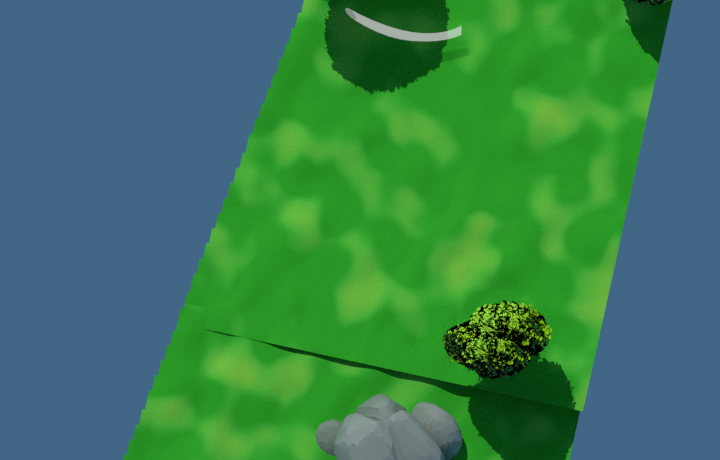
#> input picture probe/view_groundtop.png, 720 x 460 px, found by its file name
$ python compare_ground.py
#> lines starting #> are read from the running program, lines starting #| are printed output that depends on the picture; after the words box and inside, x2 and y2 are one past the last pixel; in counts of white or black regions, pixels touching at a corner belong together
### .github/ground_stats.py
"""Ground colour statistics for a PNG, used to compare the game against the
reference Blender renders.

Ground pixels are picked out by "green dominant" (the reference scene's ground
is a pure green ramp, and so is ours), then described by the numbers that matter
when matching a look:

  * hue / saturation / value of the *sunlit* ground (the upper percentiles of
    value, so trees' shadows on the ground do not drag the average down),
  * patch contrast — p90 / p10 of the value of sunlit ground. This is the
    amplitude of the Musgrave → ColorRamp mottling: 1.0 means a flat wash,
    2.0 means the light patches are twice as bright as the dark ones.
  * the same at the scale of the blend's ~4 m patches, measured by blurring the
    sunlit ground and taking its p90 / p10, which removes fine noise and leaves
    the broad blobs the reference is famous for.

Usage: python3 .github/ground_stats.py <png> [<png> ...]   (JSON to stdout)
"""

import colorsys
import json
import sys

import numpy as np
from PIL import Image, ImageFilter


def stats_for(path):
    im = Image.open(path).convert("RGB")
    a = np.asarray(im).astype(np.float32) / 255.0
    r, g, b = a[..., 0], a[..., 1], a[..., 2]

    # green-dominant, bright enough to be lit surface
    mx = np.maximum(np.maximum(r, g), b)
    mask = (g >= mx * 0.98) & (g > r * 1.02) & (g > b * 1.05) & (mx > 0.06)
    if mask.sum() < 500:
        return {"file": path, "ground_px": int(mask.sum()), "note": "too few ground pixels"}

    # HSV of sunlit ground (upper half of the value range)
    vals = mx[mask]
    v_thr = np.percentile(vals, 55)
    bright = mask & (mx >= v_thr)
    hsv = np.array(
        [
            colorsys.rgb_to_hsv(*px)
            for px in a[bright][:: max(1, bright.sum() // 4000)]
        ]
    )
    # hue circular stats around green (~0.333)
    hue = hsv[:, 0]
    hue_dev = (hue - 1 / 3 + 0.5) % 1.0 - 0.5
    hue_deg = 120.0 + float(np.mean(hue_dev)) * 360.0

    lum = 0.299 * r + 0.587 * g + 0.114 * b

    def contrast(m):
        x = lum[m]
        p10, p50, p90 = np.percentile(x, [10, 50, 90])
        return {
            "p10": round(float(p10), 4),
            "p50": round(float(p50), 4),
            "p90": round(float(p90), 4),
            "spread": round(float(p90 / max(p10, 1e-4)), 3),
            "cv": round(float(x.std() / max(x.mean(), 1e-4)), 3),
        }

    # broad mottling: blur away fine detail, keep the blobs
    blurred = np.asarray(im.filter(ImageFilter.GaussianBlur(9))).astype(np.float32) / 255.0
    blum = 0.299 * blurred[..., 0] + 0.587 * blurred[..., 1] + 0.114 * blurred[..., 2]

    lit = a[bright]
    return {
        "file": path,
        "ground_px": int(mask.sum()),
        "share_of_frame": round(float(mask.mean()), 3),
        "rgb_mean_lit": [round(float(v) * 255, 1) for v in lit.mean(axis=0)],
        "hsv_lit": {
            "hue_deg": round(hue_deg, 1),
            "sat": round(float(np.mean(hsv[:, 1])), 3),
            "val": round(float(np.mean(hsv[:, 2])), 3),
        },
        "contrast_fine": contrast(mask),
        "contrast_blobs": contrast(bright & (blum > 0.02)),
    }


def main():
    out = [stats_for(p) for p in sys.argv[1:]]
    print(json.dumps(out, indent=1))


# [2 lines that do not run on import are left out]

### .github/compare_ground.py
"""Compare the game's ground against the reference blend's ground.

The reference numbers come from the blend itself — the probe renders it with
Cycles (probe/view_groundtop.png, view_iso.png, view_close.png) — and the game's
come from the ground swatches the shot harness takes with every prop hidden
(probe/shots/ground-<district>-near.png / -far.png). Both sides are masked to
green-dominant, sunlit pixels by `ground_stats.py`, so they are comparable:

    hue        where the green sits between yellow (60°) and cyan (180°)
    sat        how green it is
    value      how bright it renders
    blobs      p90/p10 of the blurred lit ground = the mottling amplitude
               (1.0 = flat wash, 1.26 = the reference's soft patches)
    fine       p90/p10 of the unblurred lit ground = how much grain it carries

Swatches are paired with the reference view taken the same way: the near
swatch (straight down) against the reference's top-down view, the far swatch
(walking eye-line) against the reference's perspective views.

Usage: python3 .github/compare_ground.py [probeDir] [shotsDir]
"""

import glob
import json
import os
import sys

sys.path.insert(0, os.path.dirname(os.path.abspath(__file__)))
from ground_stats import stats_for  # noqa: E402

TOPDOWN_REF = "view_groundtop.png"
PERSPECTIVE_REFS = ["view_iso.png", "view_close.png"]


def load(paths):
    rows = [stats_for(p) for p in paths if os.path.exists(p)]
#> in stats_for, im is the input picture: PIL image 720x460 RGB; mean R, G, B 57, 124.5, 82.5
#> in stats_for, `mask = (g >= mx * 0.98) & (g > r * 1.02) & (g > b * 1.05) & (mx > 0.06)`:
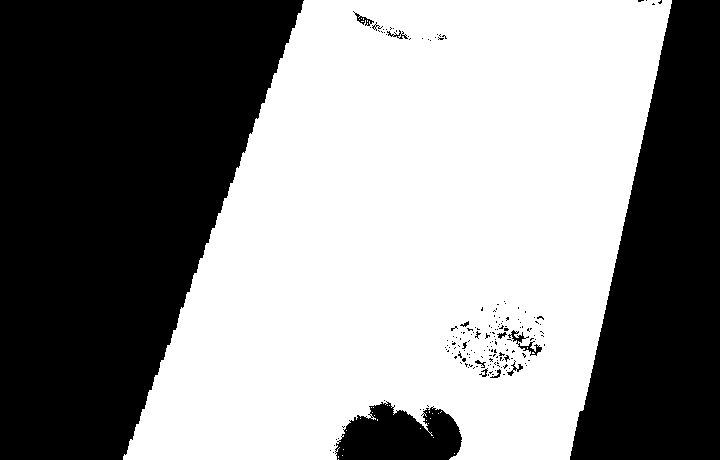
#> mask: shape (460, 720) bool; 54.8% white; 174 black regions (161 under 20 px), largest, box (x1, y1, x2, y2) and area: (0, 0, 304, 460) 98103, (570, 0, 720, 460) 44907, (335, 401, 462, 460) 5413
#> in stats_for, `v_thr = np.percentile(vals, 55)`: v_thr = 0.588
#> in stats_for, `bright = mask & (mx >= v_thr)`: bright: shape (460, 720) bool; 27.1% white; 2287 white regions (2252 under 20 px), largest, box (x1, y1, x2, y2) and area: (176, 6, 655, 411) 59549, (136, 313, 326, 460) 13535, (398, 0, 575, 88) 5996
#> in stats_for, `hue = hsv[:, 0]`: hue = 4076 values, max 0.411 at index 3813, min 0.21 at index 3278, mean 0.314
#> in stats_for, `hue_dev = (hue - 1 / 3 + 0.5) % 1.0 - 0.5`: hue_dev = 4076 values, max 0.0778 at index 3813, min -0.123 at index 3278, mean -0.0195
#> in stats_for, `hue_deg = 120.0 + float(np.mean(hue_dev)) * 360.0`: hue_deg = 113
#> in contrast, `p10, p50, p90 = np.percentile(x, [10, 50, 90])`: p10 = 0.206; p50 = 0.412; p90 = 0.505
    return [r for r in rows if "hsv_lit" in r]


def mean(rows, key, sub=None):
    vals = []
    for r in rows:
        v = r.get(key)
        if sub is not None:
            v = (v or {}).get(sub)
        if isinstance(v, (int, float)):
            vals.append(float(v))
    return sum(vals) / len(vals) if vals else None


def profile(rows):
    chans = [[r["rgb_mean_lit"][c] for r in rows if "rgb_mean_lit" in r] for c in range(3)]
    rnd = lambda v, n=3: None if v is None else round(v, n)  # noqa: E731
    return {
        "hue_deg": rnd(mean(rows, "hsv_lit", "hue_deg"), 1),
        "sat": rnd(mean(rows, "hsv_lit", "sat")),
        "value": rnd(mean(rows, "hsv_lit", "val")),
        "blobs": rnd(mean(rows, "contrast_blobs", "spread")),
        "fine": rnd(mean(rows, "contrast_fine", "spread")),
        "rgb_lit": [rnd(sum(c) / len(c), 1) if c else None for c in chans],
        "samples": [r["file"] for r in rows],
    }


def delta(a, ref):
    if a is None or ref is None:
        return None
    return round(a - ref, 3)


def main():
    probe = sys.argv[1] if len(sys.argv) > 1 else "probe"
    shots = sys.argv[2] if len(sys.argv) > 2 else os.path.join(probe, "shots")

    ref_top = load([os.path.join(probe, TOPDOWN_REF)])
#> in load, `rows = [stats_for(p) for p in paths if os.path.exists(p)]`: rows = 1 item
    ref_persp = load([os.path.join(probe, f) for f in PERSPECTIVE_REFS])
#> call 2 of stats_for, with path = 'probe/view_iso.png'
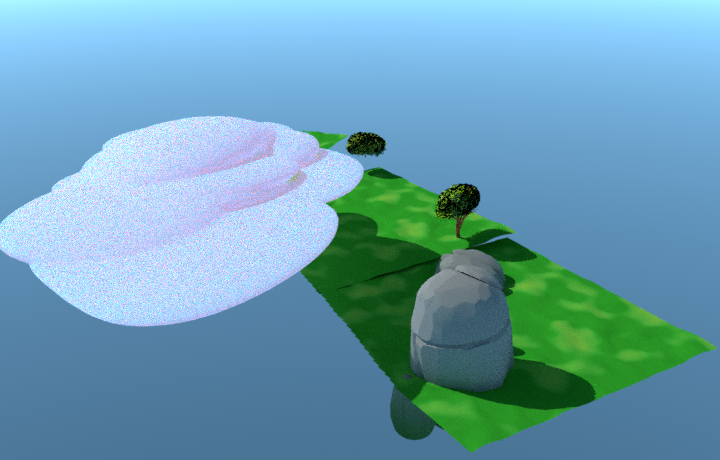
#> input picture probe/view_iso.png, 720 x 460 px, found by its file name
#> in stats_for, im is the input picture: PIL image 720x460 RGB; mean R, G, B 106.5, 159, 179.1
#> in stats_for (call 2), `mask = (g >= mx * 0.98) & (g > r * 1.02) & (g > b * 1.05) & (mx > 0.06)`: mask: shape (460, 720) bool; 14.7% white; 40 white regions (37 under 20 px), largest, box (x1, y1, x2, y2) and area: (300, 167, 717, 453) 47578, (346, 132, 386, 156) 545, (300, 130, 349, 149) 381
#> in stats_for (call 2), `v_thr = np.percentile(vals, 55)`: v_thr = 0.561
#> in stats_for (call 2), `bright = mask & (mx >= v_thr)`: bright: shape (460, 720) bool; 6.9% white; 132 white regions (125 under 20 px), largest, box (x1, y1, x2, y2) and area: (503, 249, 717, 399) 13222, (326, 172, 468, 255) 5128, (413, 390, 493, 452) 2409
#> in stats_for (call 2), `hue = hsv[:, 0]`: hue = 4585 values, max 0.484 at index 3711, min 0.218 at index 191, mean 0.321
#> in stats_for (call 2), `hue_dev = (hue - 1 / 3 + 0.5) % 1.0 - 0.5`: hue_dev = 4585 values, max 0.15 at index 3711, min -0.116 at index 191, mean -0.012
#> in stats_for (call 2), `hue_deg = 120.0 + float(np.mean(hue_dev)) * 360.0`: hue_deg = 115.7
#> in stats_for (call 2), `blum = 0.299 * blurred[..., 0] + 0.587 * blurred[..., 1] + 0.114 * blu..`:
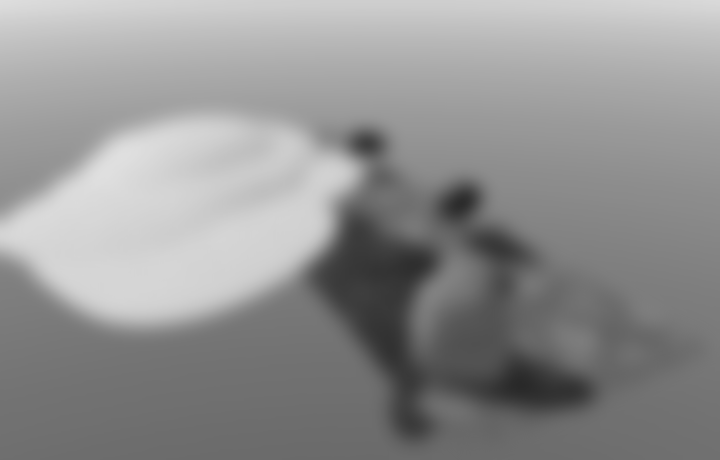
#> blum: shape (460, 720) float32; min 0.162, max 0.879, mean 0.571
#> call 3 of stats_for, with path = 'probe/view_close.png'
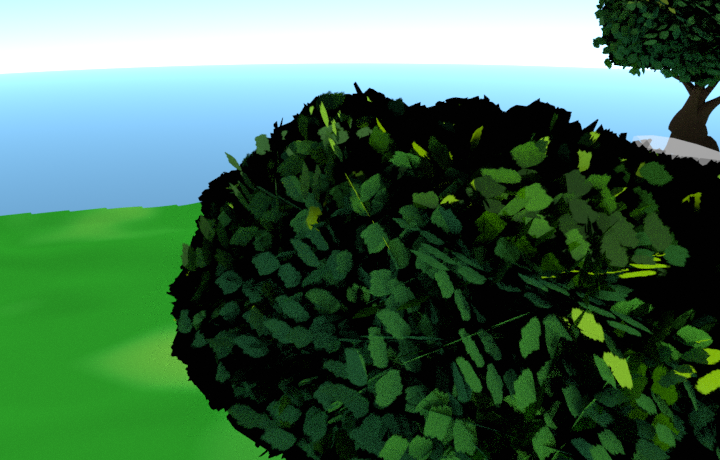
#> input picture probe/view_close.png, 720 x 460 px, found by its file name
#> in stats_for, im is the input picture: PIL image 720x460 RGB; mean R, G, B 69.5, 107.8, 84.1
#> in stats_for (call 3), `mask = (g >= mx * 0.98) & (g > r * 1.02) & (g > b * 1.05) & (mx > 0.06)`:
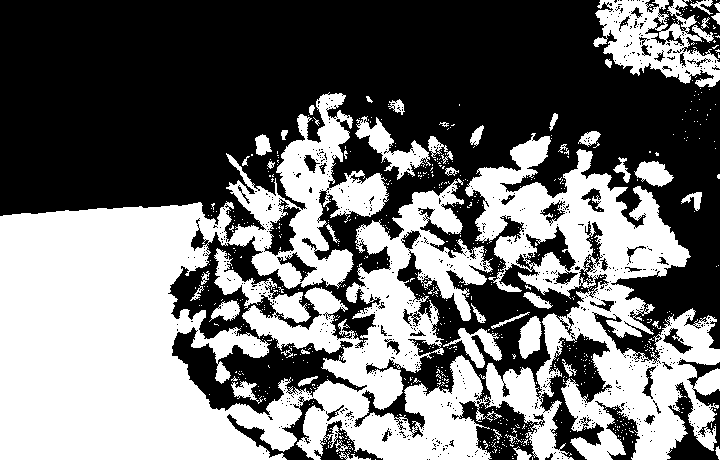
#> mask: shape (460, 720) bool; 44.5% white; 707 white regions (660 under 20 px), largest, box (x1, y1, x2, y2) and area: (0, 92, 720, 460) 132347, (593, 0, 720, 87) 5732, (355, 116, 431, 180) 1551
#> in stats_for (call 3), `v_thr = np.percentile(vals, 55)`: v_thr = 0.337
#> in stats_for (call 3), `bright = mask & (mx >= v_thr)`:
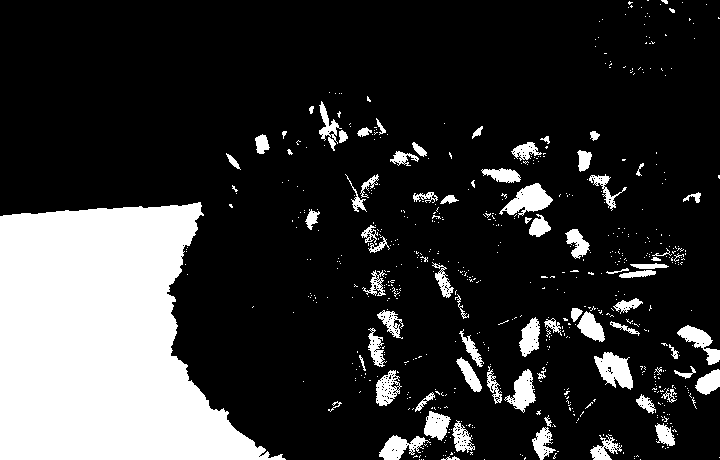
#> bright: shape (460, 720) bool; 20.2% white; 622 white regions (548 under 20 px), largest, box (x1, y1, x2, y2) and area: (0, 202, 286, 460) 49447, (499, 183, 553, 218) 913, (594, 352, 633, 390) 891
#> in stats_for (call 3), `hue = hsv[:, 0]`: hue = 4172 values, max 0.462 at index 6, min 0.211 at index 98, mean 0.315
#> in stats_for (call 3), `hue_dev = (hue - 1 / 3 + 0.5) % 1.0 - 0.5`: hue_dev = 4172 values, max 0.128 at index 6, min -0.123 at index 98, mean -0.0179
#> in stats_for (call 3), `hue_deg = 120.0 + float(np.mean(hue_dev)) * 360.0`: hue_deg = 113.6
#> in stats_for (call 3), `blum = 0.299 * blurred[..., 0] + 0.587 * blurred[..., 1] + 0.114 * blu..`:
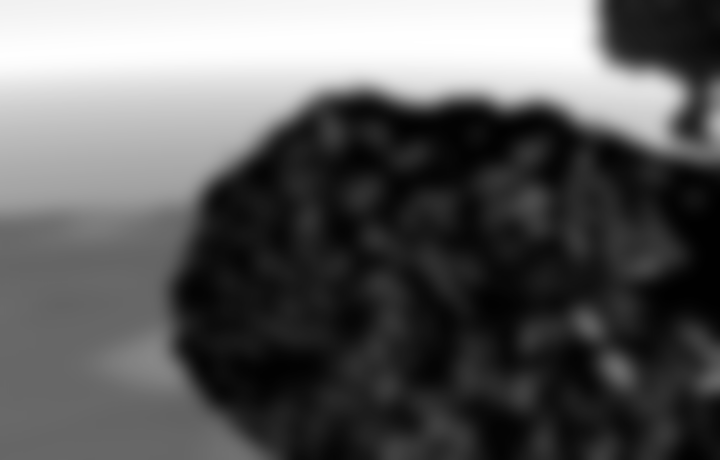
#> blum: shape (460, 720) float32; min 0.00392, max 1, mean 0.367
    game_near = load(sorted(glob.glob(os.path.join(shots, "ground-*-near.png"))))
    game_far = load(sorted(glob.glob(os.path.join(shots, "ground-*-far.png"))))

    near_ref, near_game = profile(ref_top), profile(game_near)
#> in profile, `chans = [[r["rgb_mean_lit"][c] for r in rows if "rgb_mean_lit" in r] f..`: chans = [[62.8], [160.7], [49.5]]
#> the loop in mean, `for r in rows:` made 1 pass
#> v on pass 1: 113
#> after the loop in mean, `for r in rows:`: vals = [113]
#> the loop in mean (call 2), `for r in rows:` made 1 pass
#> v on pass 1: 0.694
#> near_ref = {'hue_deg': 113, 'sat': 0.694, 'value': 0.63, 'blobs': 1.26, 'fine': 2.46, 'rgb_lit': [62.8, 160.7, 49.5], 'samples': ['probe/view_groundtop.png']}
    far_ref, far_game = profile(ref_persp), profile(game_far)
#> far_ref = {'hue_deg': 114.7, 'sat': 0.718, 'value': 0.576, 'blobs': 1.45, 'fine': 4.06, 'rgb_lit': [51.3, 146.9, 41.6], 'samples': ['probe/view_iso.png', 'probe/view_close.png']}

    report = {
        "how": {
            "reference_topdown": TOPDOWN_REF,
            "reference_perspective": PERSPECTIVE_REFS,
            "game_near": "probe/shots/ground-<district>-near.png",
            "game_far": "probe/shots/ground-<district>-far.png",
        },
        "target": {
            "hue_deg": "113-115 (just off pure green)",
            "sat": "0.69-0.72",
            "value": "0.55-0.63",
            "blobs": "~1.26-1.39 soft patches, no hard borders",
            "fine": "<= 3.5: the reference's ground carries almost no grain",
        },
        "near_sunlit": {
            "reference": near_ref,
            "game": near_game,
            "delta_game_minus_reference": {
                k: delta(near_game[k], near_ref[k]) for k in ("hue_deg", "sat", "value", "blobs", "fine")
            },
        },
        "far_sunlit": {
            "reference": far_ref,
            "game": far_game,
            "delta_game_minus_reference": {
                k: delta(far_game[k], far_ref[k]) for k in ("hue_deg", "sat", "value", "blobs", "fine")
            },
        },
    }
    text = json.dumps(report, indent=1)
    print(text)
#> (printed output is left out)
    os.makedirs(shots, exist_ok=True)
    with open(os.path.join(shots, "ground_report.json"), "w") as fh:
        fh.write(text + "\n")
    print("wrote", os.path.join(shots, "ground_report.json"), file=sys.stderr)


if __name__ == "__main__":
    main()
